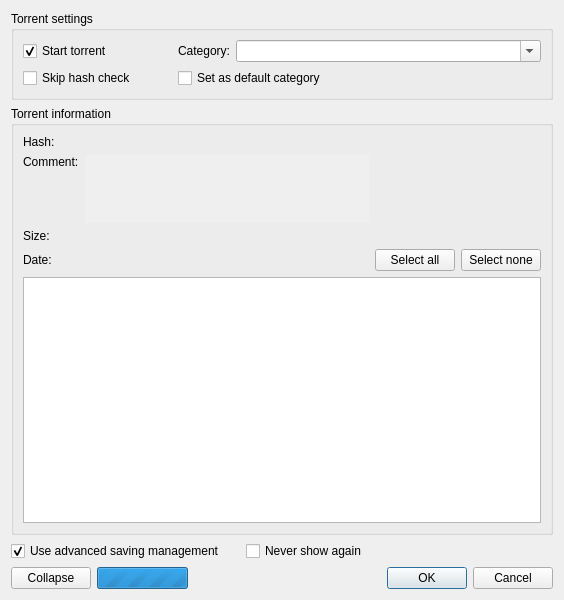
<?xml version="1.0" encoding="UTF-8"?>
<ui version="4.0">
 <class>Dialog</class>
 <widget class="QDialog" name="Dialog">
  <property name="geometry">
   <rect>
    <x>0</x>
    <y>0</y>
    <width>564</width>
    <height>600</height>
   </rect>
  </property>
  <property name="windowTitle">
   <string>Dialog</string>
  </property>
  <layout class="QVBoxLayout" name="verticalLayout_3">
   <item>
    <widget class="QGroupBox" name="settings_group">
     <property name="title">
      <string>Torrent settings</string>
     </property>
     <layout class="QGridLayout" name="gridLayout_3">
      <item row="1" column="2">
       <widget class="QCheckBox" name="defaultCategoryCheckbox">
        <property name="text">
         <string>Set as default category</string>
        </property>
       </widget>
      </item>
      <item row="0" column="2">
       <layout class="QHBoxLayout" name="horizontalLayout_1">
        <item>
         <widget class="QLabel" name="label_5">
          <property name="text">
           <string>Category:</string>
          </property>
         </widget>
        </item>
        <item>
         <widget class="QComboBox" name="categoryComboBox">
          <property name="sizePolicy">
           <sizepolicy hsizetype="Expanding" vsizetype="Fixed">
            <horstretch>0</horstretch>
            <verstretch>0</verstretch>
           </sizepolicy>
          </property>
          <property name="editable">
           <bool>true</bool>
          </property>
          <property name="insertPolicy">
           <enum>QComboBox::InsertAtTop</enum>
          </property>
         </widget>
        </item>
       </layout>
      </item>
      <item row="0" column="0">
       <widget class="QCheckBox" name="startTorrentCheckBox">
        <property name="text">
         <string>Start torrent</string>
        </property>
        <property name="checked">
         <bool>true</bool>
        </property>
       </widget>
      </item>
      <item row="1" column="0">
       <widget class="QCheckBox" name="skip_check_cb">
        <property name="text">
         <string>Skip hash check</string>
        </property>
       </widget>
      </item>
      <item row="0" column="1">
       <spacer name="horizontalSpacer2">
        <property name="orientation">
         <enum>Qt::Horizontal</enum>
        </property>
        <property name="sizeType">
         <enum>QSizePolicy::Fixed</enum>
        </property>
        <property name="sizeHint" stdset="0">
         <size>
          <width>35</width>
          <height>0</height>
         </size>
        </property>
       </spacer>
      </item>
     </layout>
    </widget>
   </item>
   <item>
    <widget class="QGroupBox" name="infoGroup">
     <property name="title">
      <string>Torrent information</string>
     </property>
     <layout class="QGridLayout" name="gridLayout_2">
      <item row="3" column="0">
       <widget class="QLabel" name="label_2">
        <property name="text">
         <string>Comment:</string>
        </property>
        <property name="alignment">
         <set>Qt::AlignLeading|Qt::AlignLeft|Qt::AlignTop</set>
        </property>
       </widget>
      </item>
      <item row="2" column="1">
       <widget class="QLabel" name="lblhash">
        <property name="text">
         <string/>
        </property>
        <property name="textFormat">
         <enum>Qt::PlainText</enum>
        </property>
        <property name="textInteractionFlags">
         <set>Qt::TextSelectableByMouse</set>
        </property>
       </widget>
      </item>
      <item row="2" column="0">
       <widget class="QLabel" name="label_4">
        <property name="text">
         <string>Hash:</string>
        </property>
       </widget>
      </item>
      <item row="3" column="1">
       <widget class="QScrollArea" name="scrollArea">
        <property name="frameShape">
         <enum>QFrame::NoFrame</enum>
        </property>
        <property name="widgetResizable">
         <bool>true</bool>
        </property>
        <widget class="QWidget" name="scrollAreaWidgetContents_2">
         <property name="geometry">
          <rect>
           <x>0</x>
           <y>0</y>
           <width>267</width>
           <height>74</height>
          </rect>
         </property>
         <layout class="QVBoxLayout" name="verticalLayout">
          <property name="leftMargin">
           <number>0</number>
          </property>
          <property name="topMargin">
           <number>0</number>
          </property>
          <property name="rightMargin">
           <number>0</number>
          </property>
          <property name="bottomMargin">
           <number>0</number>
          </property>
          <item>
           <widget class="QLabel" name="commentLabel">
            <property name="text">
             <string/>
            </property>
            <property name="textFormat">
             <enum>Qt::RichText</enum>
            </property>
            <property name="alignment">
             <set>Qt::AlignLeading|Qt::AlignLeft|Qt::AlignTop</set>
            </property>
            <property name="wordWrap">
             <bool>true</bool>
            </property>
            <property name="openExternalLinks">
             <bool>true</bool>
            </property>
            <property name="textInteractionFlags">
             <set>Qt::TextBrowserInteraction</set>
            </property>
           </widget>
          </item>
         </layout>
        </widget>
       </widget>
      </item>
      <item row="5" column="2">
       <widget class="QPushButton" name="pushButton_2">
        <property name="text">
         <string>Select all</string>
        </property>
       </widget>
      </item>
      <item row="5" column="1">
       <widget class="QLabel" name="date_lbl">
        <property name="text">
         <string/>
        </property>
       </widget>
      </item>
      <item row="4" column="1">
       <widget class="QLabel" name="size_lbl">
        <property name="text">
         <string/>
        </property>
       </widget>
      </item>
      <item row="5" column="0">
       <widget class="QLabel" name="label_3">
        <property name="text">
         <string>Date:</string>
        </property>
       </widget>
      </item>
      <item row="4" column="0">
       <widget class="QLabel" name="label">
        <property name="text">
         <string>Size:</string>
        </property>
       </widget>
      </item>
      <item row="5" column="3">
       <widget class="QPushButton" name="pushButton_3">
        <property name="text">
         <string>Select none</string>
        </property>
       </widget>
      </item>
      <item row="6" column="0" colspan="4">
       <widget class="TorrentContentTreeView" name="contentTreeView">
        <property name="sizePolicy">
         <sizepolicy hsizetype="Expanding" vsizetype="Expanding">
          <horstretch>0</horstretch>
          <verstretch>1</verstretch>
         </sizepolicy>
        </property>
        <property name="contextMenuPolicy">
         <enum>Qt::CustomContextMenu</enum>
        </property>
        <property name="selectionMode">
         <enum>QAbstractItemView::ExtendedSelection</enum>
        </property>
        <property name="sortingEnabled">
         <bool>true</bool>
        </property>
       </widget>
      </item>
     </layout>
    </widget>
   </item>
   <item>
    <layout class="QHBoxLayout" name="horizontalLayout">
     <property name="spacing">
      <number>20</number>
     </property>
     <item>
      <widget class="QCheckBox" name="checkBox">
       <property name="text">
        <string>Use advanced saving management</string>
       </property>
       <property name="checked">
        <bool>true</bool>
       </property>
      </widget>
     </item>
     <item>
      <widget class="QCheckBox" name="never_show_cb">
       <property name="text">
        <string>Never show again</string>
       </property>
      </widget>
     </item>
     <item>
      <spacer name="horizontalSpacer_2">
       <property name="orientation">
        <enum>Qt::Horizontal</enum>
       </property>
       <property name="sizeHint" stdset="0">
        <size>
         <width>40</width>
         <height>20</height>
        </size>
       </property>
      </spacer>
     </item>
    </layout>
   </item>
   <item>
    <layout class="QHBoxLayout" name="buttonsHLayout">
     <item>
      <widget class="QPushButton" name="pushButton">
       <property name="text">
        <string>Collapse</string>
       </property>
      </widget>
     </item>
     <item>
      <widget class="QProgressBar" name="progMetaLoading">
       <property name="sizePolicy">
        <sizepolicy hsizetype="Minimum" vsizetype="Fixed">
         <horstretch>0</horstretch>
         <verstretch>0</verstretch>
        </sizepolicy>
       </property>
       <property name="maximum">
        <number>0</number>
       </property>
       <property name="value">
        <number>-1</number>
       </property>
       <property name="textVisible">
        <bool>false</bool>
       </property>
       <property name="format">
        <string notr="true">%p%</string>
       </property>
      </widget>
     </item>
     <item>
      <widget class="QLabel" name="lblMetaLoading"/>
     </item>
     <item>
      <widget class="QDialogButtonBox" name="buttonBox">
       <property name="standardButtons">
        <set>QDialogButtonBox::Cancel|QDialogButtonBox::Ok</set>
       </property>
      </widget>
     </item>
    </layout>
   </item>
  </layout>
 </widget>
 <customwidgets>
  <customwidget>
   <class>TorrentContentTreeView</class>
   <extends>QTreeView</extends>
   <header>torrentcontenttreeview.h</header>
  </customwidget>
 </customwidgets>
 <resources/>
 <connections/>
</ui>
